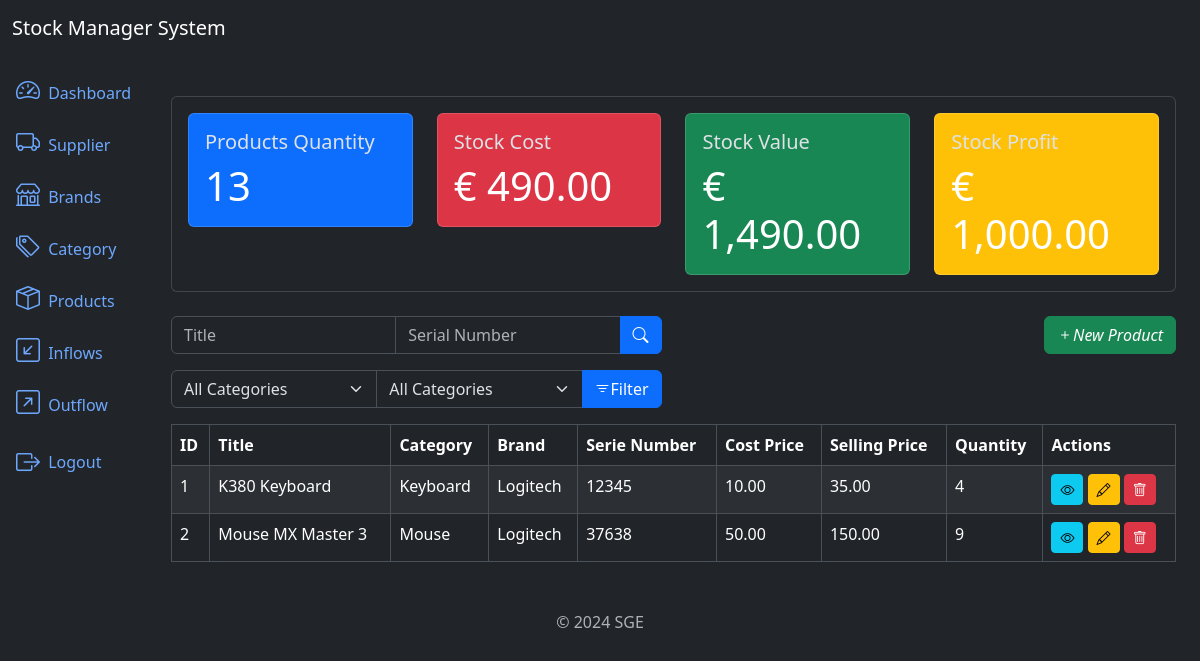
The app's page /products/list/ (signed in), older data.
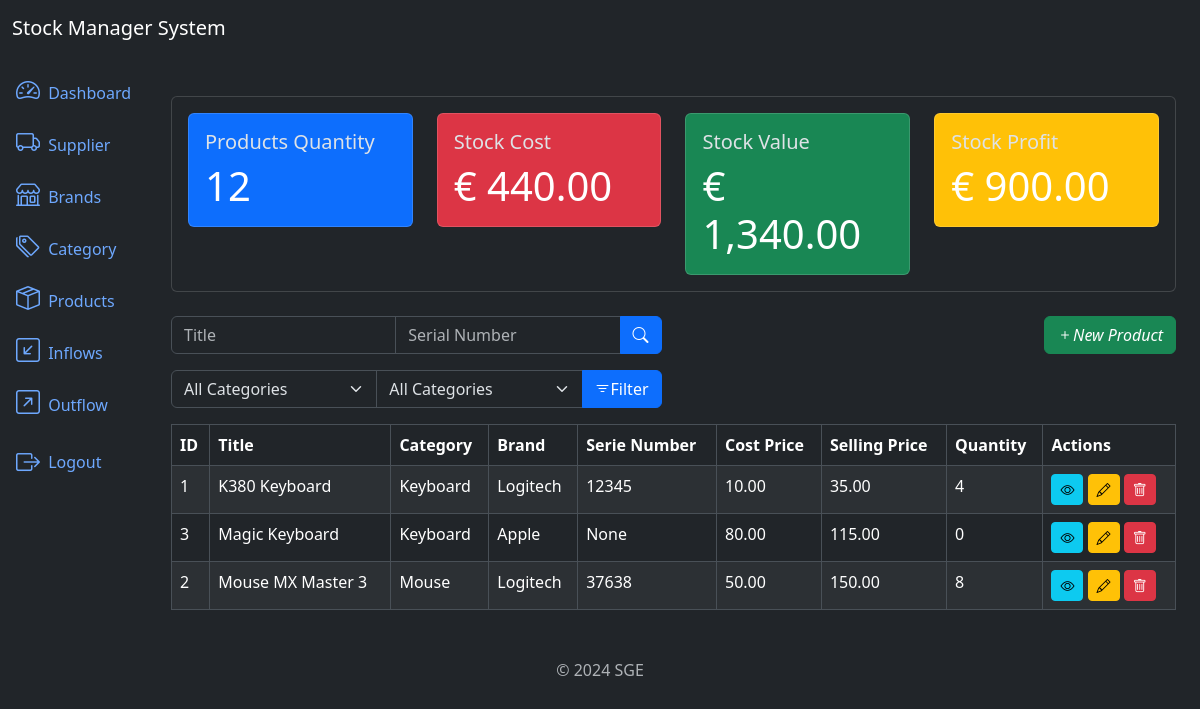
The same page, newer data.
### products/models.py (models this page shows, shortened)
class Product(models.Model):
	title = models.CharField(max_length=500)
	category = models.ForeignKey(Category, on_delete=models.PROTECT, related_name='products')
	brand = models.ForeignKey(Brand, on_delete=models.PROTECT, related_name='products')
	description = models.TextField(null=True, blank=True)
	serie_number = models.CharField(max_length=200, null=True, blank=True)
	cost_price = models.DecimalField(max_digits=20, decimal_places=2)
	selling_price = models.DecimalField(max_digits=20, decimal_places=2)
	quantity = models.IntegerField(default=0)
	created_at = models.DateTimeField(auto_now_add=True)
	updated_at = models.DateTimeField(auto_now=True)
	class Meta:
		ordering = ['title']

### categories/models.py (models this page shows)
class Category(models.Model):
	name = models.CharField(max_length=500)
	description = models.TextField(null=True, blank=True)
	created_at = models.DateTimeField(auto_now_add=True)
	updated_at = models.DateTimeField(auto_now=True)
	class Meta:
		ordering = ['name']
	def __str__(self):
		return self.name

### brands/models.py (models this page shows)
class Brand(models.Model):
	name = models.CharField(max_length=500)
	description = models.TextField(null=True, blank=True)
	created_at = models.DateTimeField(auto_now_add=True)
	updated_at = models.DateTimeField(auto_now=True)
	class Meta:
		ordering = ['name']
	def __str__(self):
		return self.name

### products/views.py (the view)
# urls.py: path('products/list/', views.ProductListView.as_view(), name='product_list'),
class ProductListView(LoginRequiredMixin, ListView):
	model = models.Product
	template_name = 'product_list.html'
	context_object_name = 'products'
	paginate_by = 10
	def get_queryset(self):
		queryset = super().get_queryset()
		title = self.request.GET.get('title')
		serie_number = self.request.GET.get('serie_number')
		category = self.request.GET.get('category')
		brand = self.request.GET.get('brand')
		if title:
			queryset = queryset.filter(title__icontains=title)
		if serie_number:
			queryset = queryset.filter(serie_number__icontains=serie_number)
		if category:
			queryset = queryset.filter(category__id=category)
		if brand:
			queryset = queryset.filter(brand__id=brand)
		return queryset
	def get_context_data(self, **kwargs):
		context = super().get_context_data(**kwargs)
		context['product_metrics'] = metrics.get_product_metrics()
		context['categories'] = models.Category.objects.all()  # mostrar as outras tabelas na view.
		context['brands'] = models.Brand.objects.all()
		return context

### sge/metrics.py (called while the page is built)
def get_product_metrics():
    products = Product.objects.all()
    total_cost_price = sum(product.cost_price * product.quantity for product in products)
    total_selling_price = sum(product.selling_price * product.quantity for product in products)
    total_quantity = sum(product.quantity for product in products)  # Sum all the quantities of the products
    total_profit = total_selling_price - total_cost_price  # Calculate the total profit
    return dict(
        total_cost_price=number_format(total_cost_price, decimal_pos=2, force_grouping=True),
        total_selling_price=number_format(total_selling_price, decimal_pos=2, force_grouping=True),
        total_quantity=total_quantity,
        total_profit=number_format(total_profit, decimal_pos=2, force_grouping=True),
    )

### products/templates/product_list.html (shortened to what this page needs)
{% extends 'base.html' %}
{% block content %}
    {% include 'components/_product_metrics.html' %}
    <div class="row mb-3">
        <div class="col-md-6">
            <form method="get" action="{% url 'product_list' %}">
                <div class="input-group">
                    <input type="text" class="form-control" name="title" placeholder="Title"
                           value="{{ request.GET.title }}">
                    <input type="text" class="form-control" name="serie_number" placeholder="Serial Number"
                           value="{{ request.GET.serie_number }}">
                    <button type="submit" class="btn btn-primary"><i class="bi bi-search"></i></button>
                </div>
            </form>
        </div>
        <div class="col mb-6">
            <a href="{% url 'product_create' %}" class="btn btn-success float-end">
                <i class="bi bi-plus">New Product</i>
            </a>
        </div>
    </div>
    <div class="row mb-3">
        <div class="col-md-6">
            <form method="get" action="{% url 'product_list' %}">
                <div class="input-group">
                    <select class="form-select" name="category">
                        <option value="" {% if not request.GET.category %} selected {% endif %}>
                            All Categories
                        </option>
                    </select>
                    <select class="form-select" name="brand">
                        <option value="" {% if not request.GET.brand %} selected {% endif %}>
                            All Categories
                        </option>
                    </select>
                    <button type="submit" class="btn btn-primary">
                        <i class="bi bi-filter"></i>Filter
                    </button>
                </div>
            </form>
        </div>
    </div>
    <div class="table-responsive">
        <table class="table table-striped table-bordered">
            <thead class="thead-dark">
            <tr>
                <th>ID</th>
                <th>Title</th>
                <th>Category</th>
                <th>Brand</th>
                <th>Serie Number</th>
                <th>Cost Price</th>
                <th>Selling Price</th>
                <th>Quantity</th>
                <th>Actions</th>
            </tr>
            </thead>
            <tbody>
            {% for product in products %}
                <tr>
                    <td>{{ product.id }}</td>
                    <td>{{ product.title }}</td>
                    <td>{{ product.category }}</td>
                    <td>{{ product.brand }}</td>
                    <td>{{ product.serie_number }}</td>
                    <td>{{ product.cost_price }}</td>
                    <td>{{ product.selling_price }}</td>
                    <td>{{ product.quantity }}</td>
                    <td>
                        <a href="{% url 'product_detail' product.id %}" class="btn btn-info btn-sm"><i
                                class="bi bi-eye"></i></a>
                        <a href="{% url 'product_update' product.id %}" class="btn btn-warning btn-sm"><i
                                class="bi bi-pencil"></i></a>
                        <a href="{% url 'product_delete' product.id %}" class="btn btn-danger btn-sm"><i
                                class="bi bi-trash"></i></a>
                    </td>
                </tr>
            {% endfor %}
            </tbody>
        </table>
    </div>
{% endblock %}

### templates/base.html (shortened to what this page needs)
<!doctype html>
<html data-bs-theme="dark" lang="en">
<head>
    <link href="https://cdn.jsdelivr.net/npm/bootstrap@5.3.3/dist/css/bootstrap.min.css"
 rel="stylesheet">
    <link rel="stylesheet" href="https://cdn.jsdelivr.net/npm/bootstrap-icons@1.11.3/font/bootstrap-icons.min.css">
</head>
<body>
{% include 'components/_header.html' %}
<div class="container-fluid">
    {% if user.is_authenticated %}
        {% include 'components/_sidebar.html' %}
    {% endif %}
    <div class="col py-3">
        <div class="container mt-4">
            <main>
                {% block content %}
                {% endblock %}
            </main>
        </div>
    </div>
</div>
</div>
{% include 'components/_footer.html' %}
</body>
</html>

### templates/components/_header.html
<nav class="navbar navbar-expand-lg navbar-light bg-dark">
  <div class="container-fluid">
    <a class="navbar-brand text-white" href="#">Stock Manager System</a>
  </div>
</nav>

### templates/components/_sidebar.html (shortened to what this page needs)
<div class="row flex-nowrap">
  <div class="col-auto col-md-0 col-xl-0 px-0 bg-dark">
    <div class="d-flex flex-column align-items-center align-items-sm-start px-3 pt-2 text-white">
      <div class="collapse d-sm-block" id="menuCollapse">
        <ul class="nav flex-column align-items-start" id="menu">
          <li>
            <a href="{% url 'home' %}" class="nav-link px-0 align-middle">
              <i class="bi bi-speedometer2 fs-4"></i>
              <span class="ms-1">Dashboard</span>
            </a>
          </li>
          <li>
            <a href="{% url 'supplier_list' %}" class="nav-link px-0 align-middle">
              <i class="bi bi-truck fs-4"></i>
              <span class="ms-1">Supplier</span>
            </a>
          </li>
          <li>
            <a href="{% url 'brand_list' %}" class="nav-link px-0 align-middle">
              <i class="bi bi-shop fs-4"></i>
              <span class="ms-1">Brands</span>
            </a>
          </li>
          <li>
            <a href="{% url 'category_list' %}" class="nav-link px-0 align-middle">
              <i class="bi bi-tags fs-4"></i>
              <span class="ms-1">Category</span>
            </a>
          </li>
          <li>
            <a href="{% url 'product_list' %}" class="nav-link px-0 align-middle">
              <i class="bi bi-box-seam fs-4"></i>
              <span class="ms-1">Products</span>
            </a>
          </li>
          <li>
            <a href="{% url 'inflow_list' %}" class="nav-link px-0 align-middle">
              <i class="bi bi-arrow-down-left-square fs-4"></i>
              <span class="ms-1">Inflows</span>
            </a>
          </li>
          <li>
            <a href="{% url 'outflow_list' %}" class="nav-link px-0 align-middle">
              <i class="bi bi-arrow-up-right-square fs-4"></i>
              <span class="ms-1">Outflow</span>
            </a>
          </li>
            <li class="nav-item">
                {% if user.is_authenticated %}
                    <form action="{% url 'logout' %}" method="post" id="logout-form" class="nav-link px-0 align-middle">
                    <button type="submit" class="btn btn-link text-decoration-none text-reset nav-link px-0 align-middle">
                        <i class="bi bi-box-arrow-right fs-4 align-middle"></i>
                        <span class="ms-1 align-middle">Logout</span>
                    </button>
                    </form>
                {% endif %}
          </li>
        </ul>
      </div>
    </div>
  </div>

### templates/components/_product_metrics.html
<div class="card mt-4">
    <div class="card-body">
        <div class="row">
            <div class="col-md-3">
                <div class="card bg-primary">
                    <div class="card-body">
                        <h5 class="card-title">
                            Products Quantity
                        </h5>
                        <p class="card-text text-white font-weight-bold display-6">{{ product_metrics.total_quantity }}</p>
                    </div>
                </div>
            </div>
            <div class="col-md-3">
                <div class="card bg-danger">
                    <div class="card-body">
                        <h5 class="card-title">
                           Stock Cost
                        </h5>
                        <p class="card-text text-white font-weight-bold display-6">€ {{ product_metrics.total_cost_price }}</p>
                    </div>
                </div>
            </div>
            <div class="col-md-3">
                <div class="card bg-success">
                    <div class="card-body">
                        <h5 class="card-title">
                            Stock Value
                        </h5>
                        <p class="card-text text-white font-weight-bold display-6">€ {{ product_metrics.total_selling_price }}</p>
                    </div>
                </div>
            </div>
            <div class="col-md-3">
                <div class="card bg-warning">
                    <div class="card-body">
                        <h5 class="card-title">
                            Stock Profit
                        </h5>
                        <p class="card-text text-white font-weight-bold display-6">€ {{ product_metrics.total_profit }}</p>
                    </div>
                </div>
            </div>
        </div>
    </div>
</div>

### templates/components/_footer.html
<footer class="footer mt-auto py-3 text-center">
  <div class="container">
    <span class="text-muted">© 2024 SGE</span>
  </div>
</footer>

Row changes from the older to the newer data that the page shows:
added Product: id "3", title "Magic Keyboard", category "Keyboard", brand "Apple", serie_number "None", cost_price "80.00", selling_price "115.00", quantity "0"
changed Product "Mouse MX Master 3": quantity "9" → "8"
Text that changed along with them:
{{ product_metrics.total_quantity }}: "13" → "12"
{{ product_metrics.total_cost_price }}: "490.00" → "440.00"
{{ product_metrics.total_selling_price }}: "1,490.00" → "1,340.00"
{{ product_metrics.total_profit }}: "1,000.00" → "900.00"
